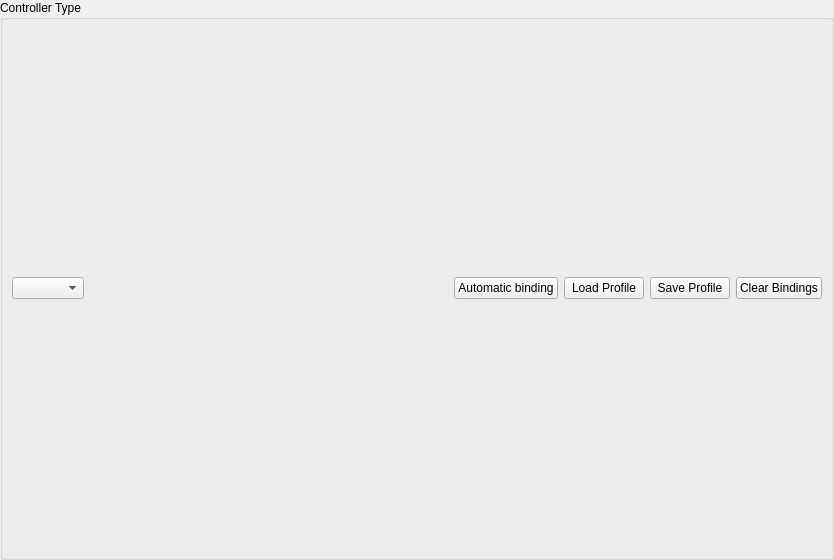
<?xml version="1.0" encoding="UTF-8"?>
<ui version="4.0">
 <class>ControllerBindingWidget</class>
 <widget class="QWidget" name="ControllerBindingWidget">
  <property name="geometry">
   <rect>
    <x>0</x>
    <y>0</y>
    <width>834</width>
    <height>560</height>
   </rect>
  </property>
  <property name="windowTitle">
   <string>Form</string>
  </property>
  <layout class="QVBoxLayout" name="verticalLayout" stretch="0">
   <property name="leftMargin">
    <number>0</number>
   </property>
   <property name="topMargin">
    <number>0</number>
   </property>
   <property name="rightMargin">
    <number>0</number>
   </property>
   <property name="bottomMargin">
    <number>0</number>
   </property>
   <item>
    <widget class="QGroupBox" name="groupBox">
     <property name="title">
      <string>Controller Type</string>
     </property>
     <layout class="QHBoxLayout" name="horizontalLayout">
      <item>
       <widget class="QComboBox" name="controllerType"/>
      </item>
      <item>
       <spacer name="horizontalSpacer">
        <property name="orientation">
         <enum>Qt::Horizontal</enum>
        </property>
        <property name="sizeHint" stdset="0">
         <size>
          <width>460</width>
          <height>20</height>
         </size>
        </property>
       </spacer>
      </item>
      <item>
       <layout class="QHBoxLayout" name="horizontalLayout_2">
        <item>
         <widget class="QPushButton" name="automaticBinding">
          <property name="text">
           <string>Automatic binding</string>
          </property>
          <property name="icon">
           <iconset theme="gamepad-line">
            <normaloff>.</normaloff>.</iconset>
          </property>
         </widget>
        </item>
        <item>
         <widget class="QPushButton" name="loadProfile">
          <property name="text">
           <string>Load Profile</string>
          </property>
          <property name="icon">
           <iconset theme="folder-open-line">
            <normaloff>.</normaloff>.</iconset>
          </property>
         </widget>
        </item>
        <item>
         <widget class="QPushButton" name="saveProfile">
          <property name="text">
           <string>Save Profile</string>
          </property>
          <property name="icon">
           <iconset theme="save-3-line">
            <normaloff>.</normaloff>.</iconset>
          </property>
         </widget>
        </item>
        <item>
         <widget class="QPushButton" name="clearBindings">
          <property name="text">
           <string>Clear Bindings</string>
          </property>
          <property name="icon">
           <iconset theme="file-reduce-line"/>
          </property>
         </widget>
        </item>
       </layout>
      </item>
     </layout>
    </widget>
   </item>
  </layout>
 </widget>
 <resources>
  <include location="../resources/resources.qrc"/>
 </resources>
 <connections/>
</ui>
